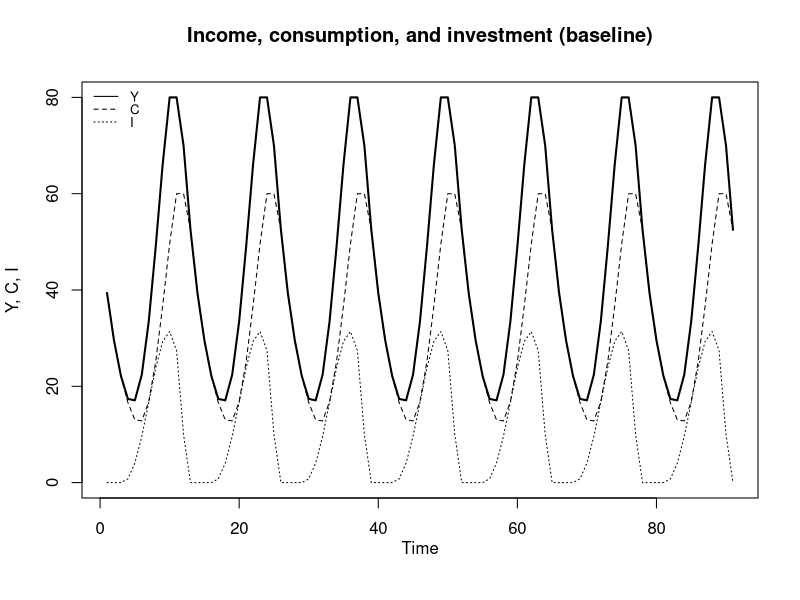
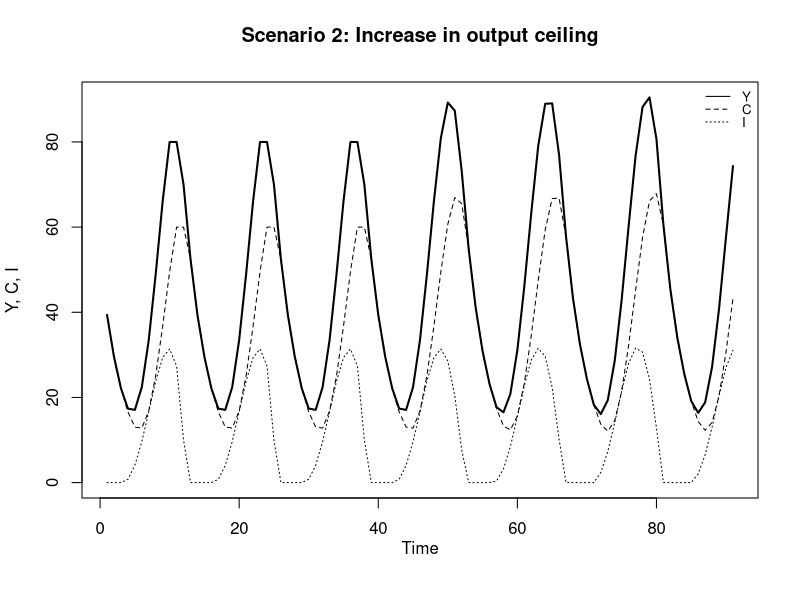
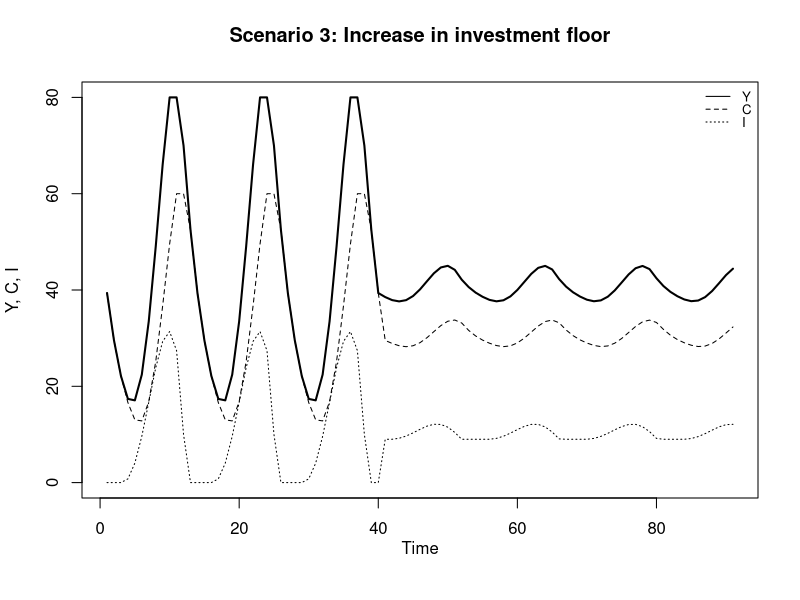
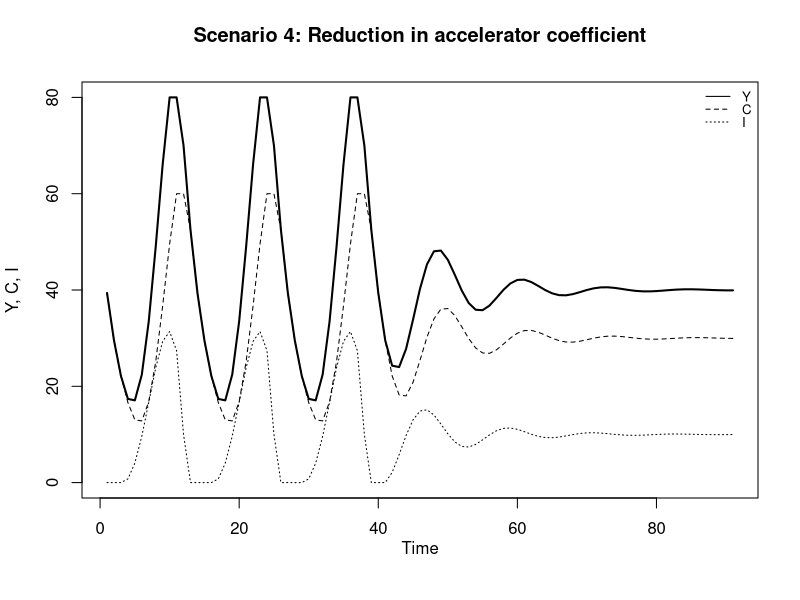
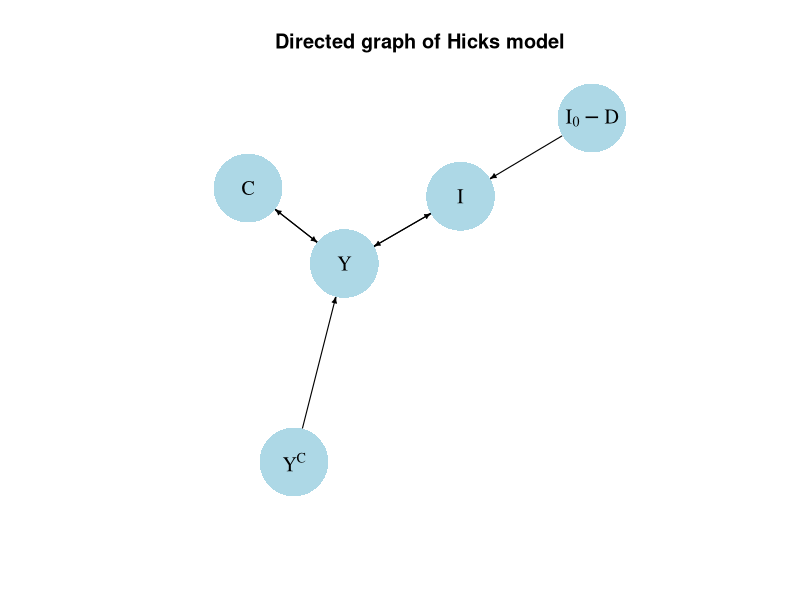
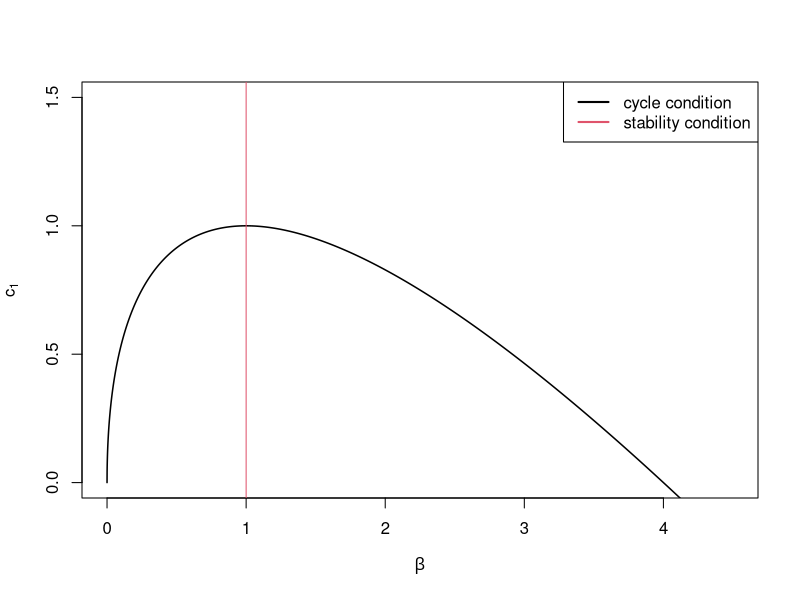

Generate these figures, in order, with R:
## ---- chunk 1
# Clear the environment
rm(list=ls(all=TRUE))

# Set number of periods
Q=200

# Set number of scenarios (including baseline)
S=4

# Set period in which shock/shift will occur
s=50

# Create (S x Q)-matrices that will contain the simulated data
Y=matrix(data=1,nrow=S,ncol=Q) # Income/output
C=matrix(data=1,nrow=S,ncol=Q) # Consumption
I=matrix(data=1,nrow=S,ncol=Q) # Investment

# Set fixed parameter values
c0=0
c1=0.75
I0=10

# Set baseline parameter values
Yc=matrix(data=80,nrow=S,ncol=Q)      # output ceiling
D=matrix(data=10,nrow=S,ncol=Q)       # investment floor (depreciation)
beta=matrix(data=1.25,nrow=S,ncol=Q)  # accelerator coefficient

# Set parameter values for different scenarios
Yc[2,s:Q]=100 # scenario 2: increase in output ceiling
D[3,s:Q]=1    # scenario 3: increase in investment floor
beta[4,s:Q]=0.8 # scenario 4: reduction in accelerator coefficient

# Simulate the model by looping over Q time periods for S different scenarios
for (i in 1:S){
  
  for (t in 2:Q){
    
    for (iterations in 1:500){ # run the model 500-times in each period
      
    #Model equations
    
    #(1) Output
    Y[i,t] = min(C[i,t]+I[i,t], Yc[i,t])
    
    #(2) Consumption
    C[i,t] = c0 + c1*Y[i,t-1]
    
    #(3) Investment
    I[i,t] = I0 + max(beta[i,t]*(Y[i,t-1] - Y[i,t-2]), -D[i,t]) 
    
    } # close iterations loop
  }   # close time loop
}     # close scenario loop


## ---- chunk 2
#| label: fig-baseline
#| fig-cap: Income, consumption, and investment (baseline)

# Set start and end periods for plots
Tmax=100
Tmin =10

#Income, consumption, and investment
plot(Y[1, Tmin:(Tmax)],type="l", col=1, lwd=2, lty=1, xlab="", ylab="Y, C, I", ylim=range(I[1, Tmin:Tmax],Y[1, Tmin:(Tmax)]))
title(main="Income, consumption, and investment (baseline)", xlab = 'Time',cex=0.8,line=2)
lines(C[1, Tmin:Tmax],lty=2)
lines(I[1, Tmin:Tmax],lty=3)
legend("topleft", legend=c("Y", "C", "I"),
       lty=1:3, cex=0.8, bty = "n", y.intersp=0.8)
## ---- chunk 3
#| label: fig-scen2
#| fig-cap: Increase in output ceiling

# Scenario 2: increase in ceiling
plot(Y[2, Tmin:(Tmax)],type="l", col=1, lwd=2, lty=1, xlab="", ylab="Y, C, I", ylim=range(I[2, Tmin:Tmax],Y[2, Tmin:(Tmax)]))
title(main="Scenario 2: Increase in output ceiling", xlab = 'Time',cex=0.8,line=2)
lines(C[2, Tmin:Tmax],lty=2)
lines(I[2, Tmin:Tmax],lty=3)
legend("topright", legend=c("Y", "C", "I"),
       lty=1:3, cex=0.8, bty = "n", y.intersp=0.8)
## ---- chunk 4
#| label: fig-scen3
#| fig-cap: Increase in investment floor

# Scenario 3: increase in investment floor
plot(Y[3, Tmin:(Tmax)],type="l", col=1, lwd=2, lty=1, xlab="", ylab="Y, C, I", ylim=range(I[3, Tmin:Tmax],Y[3, Tmin:(Tmax)]))
title(main="Scenario 3: Increase in investment floor", xlab = 'Time',cex=0.8,line=2)
lines(C[3, Tmin:Tmax],lty=2)
lines(I[3, Tmin:Tmax],lty=3)
legend("topright", legend=c("Y", "C", "I"),
       lty=1:3, cex=0.8, bty = "n", y.intersp=0.8)

## ---- chunk 5
#| label: fig-scen4
#| fig-cap: Reduction in accelerator coefficient

# Scenario 4: Reduction in accelerator coefficient
plot(Y[4, Tmin:(Tmax)],type="l", col=1, lwd=2, lty=1, xlab="", ylab="Y, C, I", ylim=range(I[4, Tmin:Tmax],Y[4, Tmin:(Tmax)]))
title(main="Scenario 4: Reduction in accelerator coefficient", xlab = 'Time',cex=0.8,line=2)
lines(C[4, Tmin:Tmax],lty=2)
lines(I[4, Tmin:Tmax],lty=3)
legend("topright", legend=c("Y", "C", "I"),
       lty=1:3, cex=0.8, bty = "n", y.intersp=0.8)

## ---- chunk 6
## Create directed graph
# Construct auxiliary Jacobian matrix for 5 variables: 
  # endogenous: (1) Y, (2) C, (3) I
  # exogenous: (4) I0-D, (5) Yc

              #Y C I I0-D Yc
M_mat=matrix(c(0,1,1, 0,  1, # Y
               1,0,0, 0,  0, # C
               1,0,0, 1,  0, # I
               0,0,0, 0,  0, # I0-D
               0,0,0, 0,  0),# Yc
               5, 5, byrow=TRUE)

# Create adjacency matrix from transpose of auxiliary Jacobian and add column names
A_mat=t(M_mat)

# Create directed graph from adjacency matrix
library(igraph)
dg=graph_from_adjacency_matrix(A_mat, mode="directed", weighted= NULL)

# Define node labels
V(dg)$name=c("Y", "C", "I", expression(I[0]-D), expression(Y^C))

# Plot directed graph matrix
plot(dg, main="Directed graph of Hicks model", vertex.size=40, vertex.color="lightblue", 
     vertex.label.color="black", edge.arrow.size=0.3, edge.width=1.1, edge.size=1.2,
     edge.arrow.width=1.2, edge.color="black", vertex.label.cex=1.2, 
     vertex.frame.color="NA", margin=-0.08)
## ---- chunk 7
# Create function for cycle condition using beta as argument
cyc= function (beta) {
  2*sqrt(beta)-beta
}

# Plot the two conditions in (beta, c1)-space
curve(cyc, from = 0, to = 4.5, col = 1, xlab=expression(beta), ylab=expression(c[1]) , main="",
      lwd=1.5, n=10000, ylim=range(0,1.5))
abline(v=1, col=2)
legend("topright", legend = c("cycle condition", "stability condition"), 
       col = c(1, 2), lwd = 2)

## ---- chunk 8
### Stability analysis
## Baseline

# Construct Jacobian matrix 
J_base=matrix(c(c1, 1,
           beta[1,1]*(c1-1), beta[1,1]),
          2, 2, byrow=TRUE)

# Obtain eigenvalues
ev_base=eigen(J_base)
(evals_base = ev_base$values)

# Obtain determinant and trace
(det=det(J_base))      # determinant
tr=sum(diag(J_base)) # trace

# Calculate modulus
(mod_base=Mod(evals_base[1]))

#Check general stability conditions
print(1+tr+det>0)
print(1-tr+det>0)
print(1-det>0)

# Check analytical stability condition
beta[1,1] < 1


## Compare with scenario 4
J_scen4=matrix(c(c1, 1,
           beta[4,s]*(c1-1), beta[4,s]),
          2, 2, byrow=TRUE)

# Obtain eigenvalues
ev_scen4=eigen(J_scen4)
(evals_scen4 = ev_scen4$values)

# Obtain determinant and trace
(det=det(J_scen4))      # determinant
tr=sum(diag(J_scen4)) # trace

# Calculate modulus
(mod_scen4=Mod(evals_scen4[1]))

#Check general stability conditions
print(1+tr+det>0)
print(1-tr+det>0)
print(1-det>0)

# Check analytical stability condition
beta[4,s] < 1
## ---- chunk 9
### Check cycle condition and compute cycle length (baseline)

# Check analytical cycle condition
(c1+beta[1,1])^2 - 4*beta[1,1] < 0

# Save real and imaginary part of complex eigenvalue
re=Re(evals_base[1])
im=Im(evals_base[1])

# Calculate cycle length
L=(2*pi)/(acos(re/mod_base))
L

